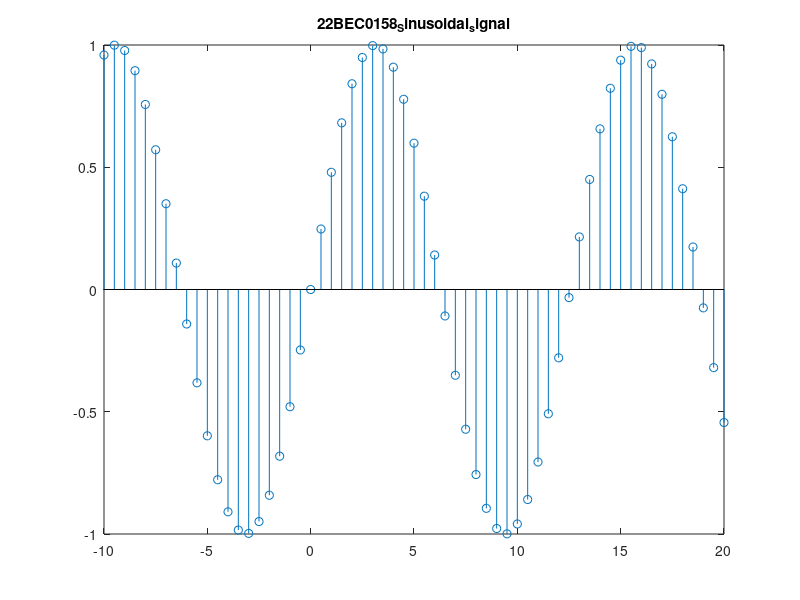

Source code (MATLAB):
% Gaurav Bhole - 22BEC0158
close all 
clear all 
clc
s_n = -10;
e_n = 20;
l = s_n : 0.5: e_n;
sig = sin(l/2)
stem(l,sig)
title("22BEC0158_Sinusoidal_signal")
